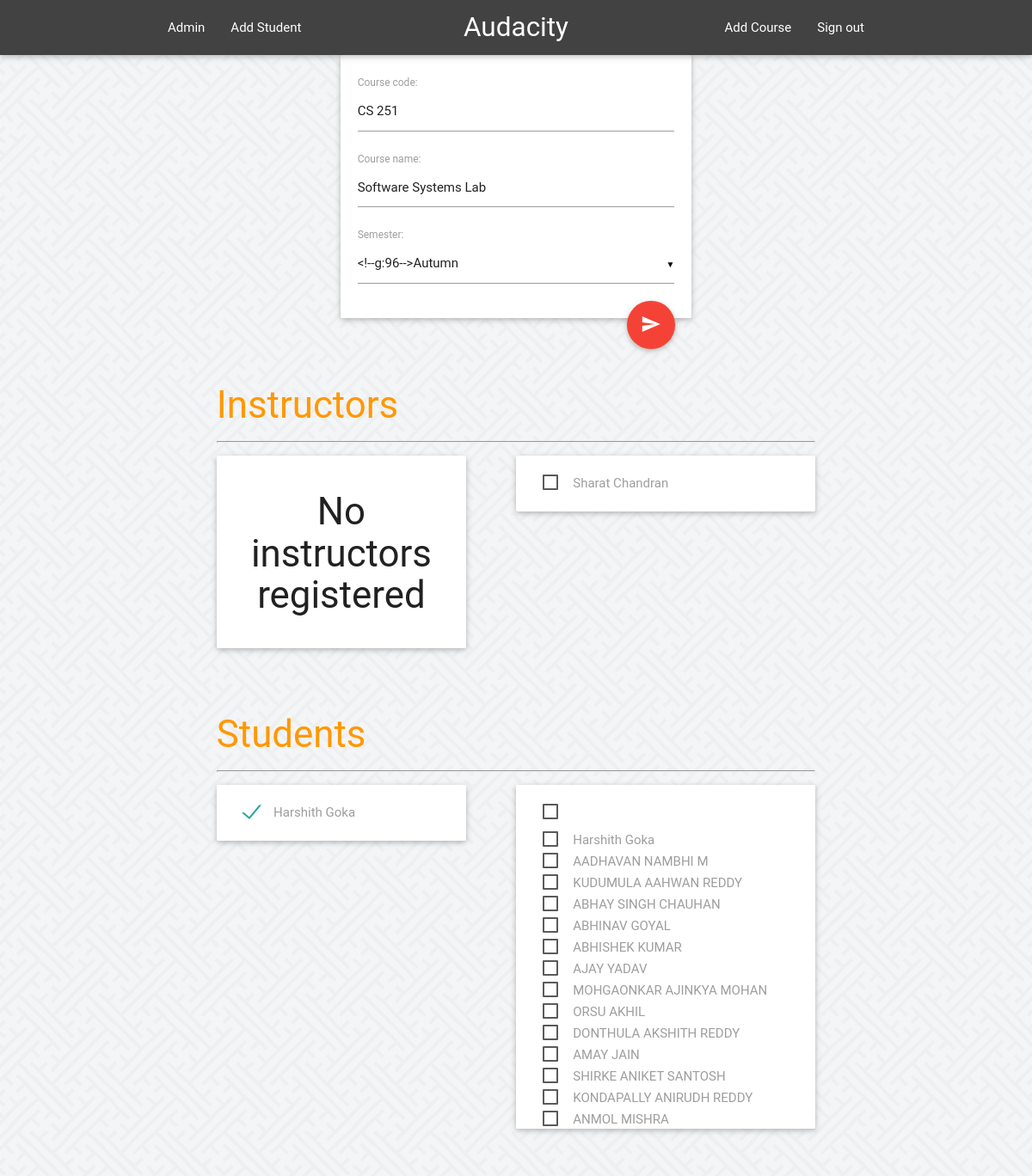
/admins/courses/9/ (signed in), run on the app's committed database.
### feeder/models.py (models this page shows, shortened)
class Course(models.Model):
	SPRING = 'SP'
	AUTUMN = 'AU'
	SUMMER = 'SU'
	SEMESTERS = (
		(SPRING, 'Spring'),
		(AUTUMN, 'Autumn'),
		(SUMMER, 'Summer'),
		)
	course_code = models.CharField(max_length=6, unique=True)
	course_name = models.CharField(max_length=40, blank=False)
	semester = models.CharField(
		max_length=2,
		choices=SEMESTERS,
		)

class Instructor(models.Model):
	course = models.ManyToManyField(Course, blank = True, default=1)
	user = models.OneToOneField(User, on_delete=models.CASCADE)

class Student(models.Model):
	course = models.ManyToManyField(Course, blank = True, default=1)
	user = models.OneToOneField(User, on_delete=models.CASCADE)
	roll_no = models.CharField(max_length=11)

### admins/views.py (the view)
# urls.py: url(r'^courses/(?P<pk>[0-9]+)/$', views.GetCourse, name='course'),
@permission_required('is_superuser', login_url='/admins/login/')
def GetCourse(request, pk):
	course = get_object_or_404(Course, pk=pk)
	courseform =  CourseForm(instance=course)
	studentlist = course.student_set.all()
	instructorlist = course.instructor_set.all()
	allstudents = Student.objects.all()
	allinstructors = Instructor.objects.all()
	if request.method == "POST":
		st = ""
		for stud in studentlist :
			course.student_set.remove(stud)
		for inst in instructorlist :
			course.instructor_set.remove(inst)
		for value in request.POST:
			if value.startswith('student'):
				if request.POST[value] == 'on':
					value = value[7:]
					stud = get_object_or_404(Student, id=int(value))
					stud.course.add(course)
				else :
					value = value[7:]
					stud = get_object_or_404(Student, id=int(value))
					stud.course.remove(course)
			elif value.startswith('instructor'):
				if request.POST[value] == 'on':
					value = value[10:]
					inst = get_object_or_404(Instructor, id=int(value))
					inst.course.add(course)
				else :
					value = value[10:]
					inst = get_object_or_404(Instructor, id=int(value))
					inst.course.remove(course)
		return HttpResponseRedirect(reverse('admins:course', args={course.id, }))
	else :
		return render(request,'admins/course.html',{
			'cform' : courseform,
			'studentlist' : studentlist,
			'instructorlist' : instructorlist,
			'allstudents' : allstudents,
			'allinstructors' : allinstructors,
			'course' : course,
		})

### admins/forms.py
class CourseForm(forms.ModelForm):
    class Meta:
        model = Course
        fields = '__all__'

### feeder/templates/admins/course.html (shortened to what this page needs)
{% extends 'admins/base_site.html' %}
{% block content %}
<form method="POST">
<div class="row">
<div class="col s6 offset-s3">
<div style="margin: 0 auto;" class="card">
	<div class="card-content">
		{{ cform }}
<button type="submit" class="btn-floating btn-large waves-effect waves-light red right"><i class="material-icons">send</i></button>
	</div>
</div>
</div>
</div>
<div class="row">
<div class="row col offset-s1 s10">
<h3 class="orange-text reflow">Instructors</h3><hr>
<div class="card col s5" style="max-height: 400px; overflow: auto">
	<div class="card-content" id="iselected">
		{% if instructorlist %}
		<h3 class="center ino-studs" hidden="hidden">No instructors registered</h3>
			{% for instructor in instructorlist %}
			<div class="ichecks" id="{{ instructor.user.username }}">
				<input type="checkbox" id="{{ instructor.user.username }}" name="instructor{{ instructor.id }}" checked="true">
				<label for="{{ instructor.user.username }}">{{ instructor.user.get_full_name }}</label> </br>
			</div>
			{% endfor %}
		{% else %}
			<h3 class="center ino-studs">No instructors registered</h3>
		{% endif %}
	</div>
</div>
<div class="card col offset-s1 s6" style="max-height: 400px; overflow: auto;">
	<div class="card-content" id="inon">
		{% if allinstructors %}
				{% for instructor in allinstructors %}
				<div class="ichecks" id="{{ instructor.user.username }}">
					{% if instructor.course.get.id != course.id %}
						<label for="{{ instructor.user.username }}">{{ instructor.user.get_full_name }}</label> </br>
					{% endif %}
				</div>
				{% endfor %}
		{% else %}
			<h3 class="center inon-reg">No instructors registered</h3>
		{% endif %}
	</div>
</div>
</div>
</div>
<div class="row">
<div class="row col offset-s1 s10">
<h3 class="orange-text reflow">Students</h3><hr>
<div class="card col s5" style="max-height: 400px; overflow: auto">
	<div class="card-content" id="selected">
		{% if studentlist %}
			{% for student in studentlist %}
			<div class="checks" id="{{ student.user.username }}">
				<label for="{{ student.user.username }}">{{ student.user.get_full_name }}</label> </br>
			</div>
			{% endfor %}
		{% else %}
			<h3 class="center no-studs">No students registered</h3>
		{% endif %}
	</div>
</div>
<div class="card col offset-s1 s6" style="max-height: 400px; overflow: auto;">
	<div class="card-content" id="non">
		{% if allstudents %}
				{% for student in allstudents %}
				<div class="checks" id="{{ student.user.username }}">
					{% if student.course.get.id != course.id %}
						<label for="{{ student.user.username }}">{{ student.user.get_full_name }}</label> </br>
					{% endif %}
				</div>
				{% endfor %}
		{% else %}
			<h3 class="center non-reg">No students registered</h3>
		{% endif %}
	</div>
</div>
</div>
</div>
</form>
{% endblock %}
{% block navbar %}
    <li><a href="{% url 'admins:addcourse' %}">Add Course</a></li>
    <li><a href="{% url 'admins:logout' %}">Sign out</a></li>
{% endblock %}

### feeder/templates/admins/base_site.html (shortened to what this page needs)
{% load static %}
<!DOCTYPE html>
<html>
<head>
  <link rel="stylesheet" type="text/css" href="{% static 'feeder/materialize.css' %}">
  <link rel="stylesheet" type="text/css" href="{% static 'admins/bootstrap-material-datetimepicker.css' %}">
</head>
<body>
<header>
<div class="navbar-fixed">
<nav class="grey darken-3">
  <div class="container">
    <div class="nav-wrapper">
        <ul id="nav-mobile" class="left hide-on-med-and-down">
          <li><a href="{% url 'admins:index' %}"> {{ user.get_full_name }} </a> </li>
          <li><a href="{% url 'admins:addstudent' %}">Add Student</a> </li>
        </ul>
      <a href="{% url 'admins:index' %}" class="brand-logo center">Audacity</a>
        <ul id="nav-mobile" class="right hide-on-med-and-down">
          {% block navbar %}{% endblock %}
        </ul>
    </div>
  </div>
</nav>
</div>
</header>
<div class="container">
{% block content %}
{% endblock %}
</div>
</body>

### data on the page
Course: course_code "CS 251", course_name "Software Systems Lab"
Instructor: user.get_full_name "Sharat Chandran"
Student: user.get_full_name "Harshith Goka"
Student: user.get_full_name "Harshith Goka"
Student: user.get_full_name "AADHAVAN NAMBHI M"
Student: user.get_full_name "KUDUMULA AAHWAN REDDY"
Student: user.get_full_name "ABHAY SINGH CHAUHAN"
Student: user.get_full_name "ABHINAV GOYAL"
Student: user.get_full_name "ABHISHEK KUMAR"
Student: user.get_full_name "AJAY YADAV"
Student: user.get_full_name "MOHGAONKAR AJINKYA MOHAN"
Student: user.get_full_name "ORSU AKHIL"
Student: user.get_full_name "DONTHULA AKSHITH REDDY"
Student: user.get_full_name "AMAY JAIN"
Student: user.get_full_name "SHIRKE ANIKET SANTOSH"
Student: user.get_full_name "KONDAPALLY ANIRUDH REDDY"
Student: user.get_full_name "ANMOL MISHRA"

### other printed values
{{ user.get_full_name }} "Admin"
